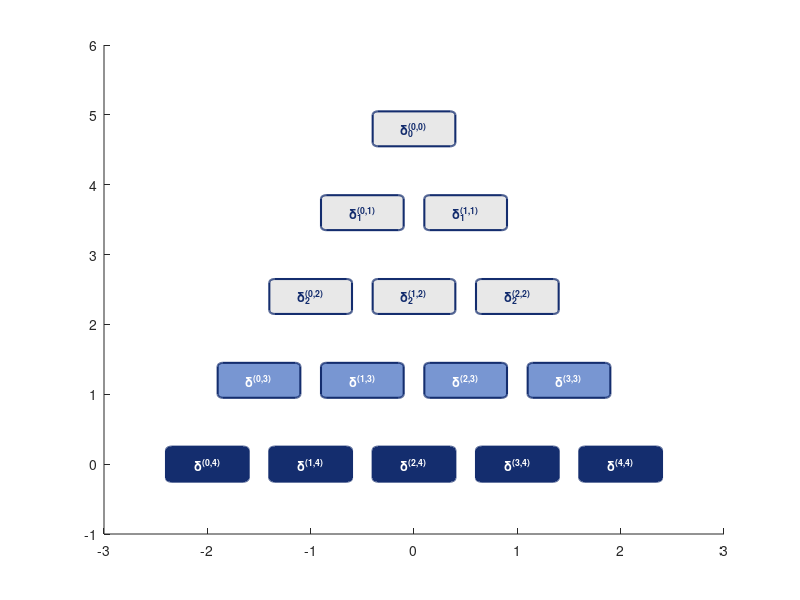

This chart was generated by the following MATLAB code: (Note: this script raises an error after producing the figure.)
%% stencil_pyramid.m
%
% Visualizes Fornberg's recursive algorithm for computing finite difference
% weights as a "stencil pyramid" showing how weights are computed progressively.
%
% Author: Dr. Denys Dutykh (Khalifa University, Abu Dhabi, UAE)
% Part of "Computational Études: A Spectral Approach"
% https://github.com/dutykh/computational-etudes

clear; close all; clc;

%% Configuration
n_levels = 5;  % Number of levels (m = 0, 1, 2, 3, 4)
box_width = 0.8;
box_height = 0.5;
h_spacing = 1.0;
v_spacing = 1.2;

% Colors
NAVY = [0.078 0.176 0.431];
SKY = [0.471 0.588 0.824];
CORAL = [0.906 0.298 0.235];
TEAL = [0.086 0.627 0.522];
LIGHT_GRAY = [0.91 0.91 0.91];

% Output path
script_dir = fileparts(mfilename('fullpath'));
output_dir = fullfile(script_dir, '..', '..', '..', 'textbook', 'figures', 'ch05', 'matlab');
output_file = fullfile(output_dir, 'stencil_pyramid.pdf');

if ~exist(output_dir, 'dir')
    mkdir(output_dir);
end

%% Create figure
fig = figure('Units', 'inches', 'Position', [1, 1, 9, 6]);
ax = axes;
hold on;

boxes = struct();

for m = 0:n_levels-1
    n_boxes = m + 1;
    y = (n_levels - 1 - m) * v_spacing;

    % Center the row
    total_width = n_boxes * box_width + (n_boxes - 1) * (h_spacing - box_width);
    x_start = -total_width / 2 + box_width / 2;

    for k = 0:n_boxes-1
        x = x_start + k * h_spacing;

        % Choose color based on position
        if m == n_levels - 1
            color = NAVY;
            text_color = 'white';
        elseif m == n_levels - 2
            color = SKY;
            text_color = 'white';
        else
            color = LIGHT_GRAY;
            text_color = NAVY;
        end

        % Draw box
        rectangle('Position', [x - box_width/2, y - box_height/2, box_width, box_height], ...
                  'Curvature', 0.2, 'FaceColor', color, 'EdgeColor', NAVY, 'LineWidth', 1.5);

        % Add text label
        if m <= 2
            label = sprintf('\\delta_%d^{(%d,%d)}', m, k, m);
        else
            label = sprintf('\\delta^{(%d,%d)}', k, m);
        end
        text(x, y, label, 'HorizontalAlignment', 'center', 'VerticalAlignment', 'middle', ...
             'FontSize', 9, 'Color', text_color, 'FontWeight', 'bold', 'Interpreter', 'tex');

        % Store position
        boxes(m+1, k+1).x = x;
        boxes(m+1, k+1).y = y;
    end
end

% Draw arrows
for m = 1:n_levels-1
    n_boxes = m + 1;
    for k = 0:n_boxes-1
        x_to = boxes(m+1, k+1).x;
        y_to = boxes(m+1, k+1).y;

        if k < m
            % Arrow from previous level (existing node)
            x_from = boxes(m, k+1).x;
            y_from = boxes(m, k+1).y;
            annotation('arrow', ...
                       'X', [0.5 + x_from/12, 0.5 + x_to/12], ...
                       'Y', [0.5 + (y_from - box_height/2 - 0.05)/8, 0.5 + (y_to + box_height/2 + 0.05)/8], ...
                       'Color', TEAL, 'LineWidth', 1.2);
        end

        if k == m && m > 0
            % Arrow for new node
            x_from = boxes(m, m).x;
            y_from = boxes(m, m).y;
            annotation('arrow', ...
                       'X', [0.5 + (x_from + box_width/4)/12, 0.5 + (x_to - box_width/4)/12], ...
                       'Y', [0.5 + (y_from - box_height/2 - 0.05)/8, 0.5 + (y_to + box_height/2 + 0.05)/8], ...
                       'Color', CORAL, 'LineWidth', 1.5);
        end
    end
end

% Add level labels
for m = 0:n_levels-1
    y = (n_levels - 1 - m) * v_spacing;
    text(-4.5, y, sprintf('m = %d', m), 'FontSize', 11, 'Color', NAVY);
    text(-3.2, y, sprintf('(%d node%s)', m+1, char('s' * (m > 0))), ...
         'FontSize', 9, 'Color', [0.5 0.5 0.5]);
end

% Title
title("Fornberg's Recursive Algorithm: The Stencil Pyramid", ...
      'FontSize', 13, 'FontWeight', 'bold');

% Explanation
text(0, -0.8, {'Each box represents a weight \delta_j^{(k,m)} for node k in a stencil of m+1 nodes.', ...
               'Arrows show dependencies: weights at level m depend on level m-1.'}, ...
     'HorizontalAlignment', 'center', 'FontSize', 10, 'Color', [0.5 0.5 0.5], ...
     'FontAngle', 'italic');

% Axis settings
xlim([-5.5, 5.5]);
ylim([-1.5, (n_levels - 1) * v_spacing + 1]);
axis equal off;

%% Save figure
exportgraphics(fig, output_file, 'ContentType', 'vector');
exportgraphics(fig, strrep(output_file, '.pdf', '.png'), 'Resolution', 300);

fprintf('Figure saved to: %s\n', output_file);

close(fig);
